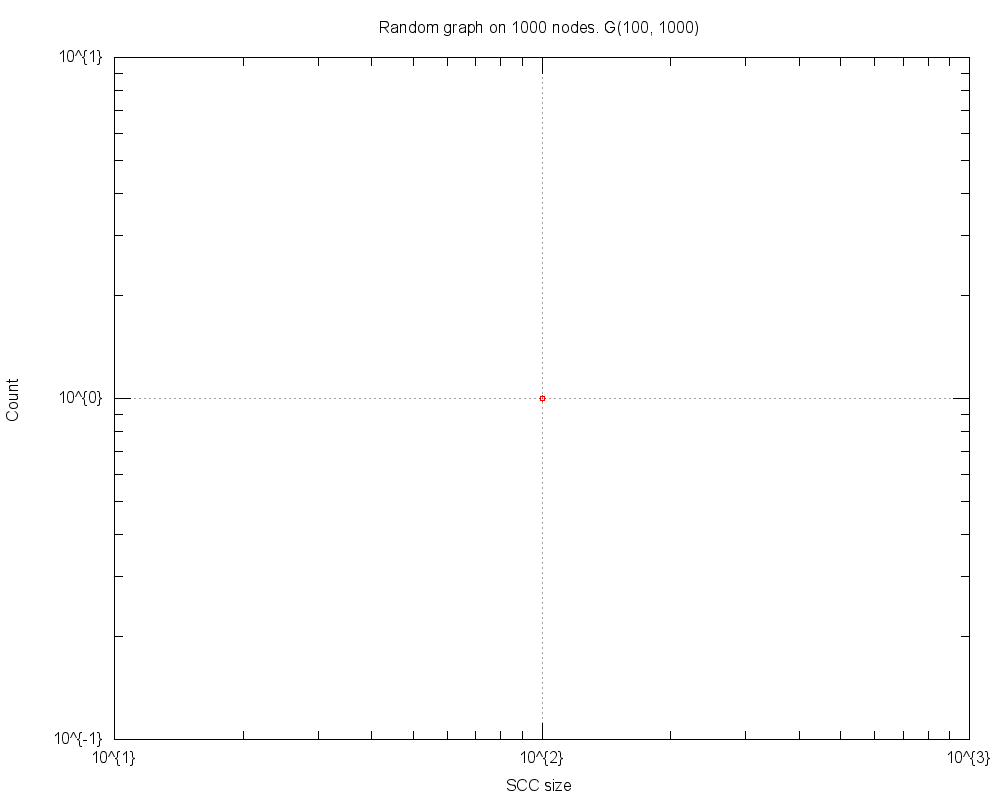

Reproduce this figure in gnuplot.
#
# Random graph on 1000 nodes. G(100, 1000) (Thu Mar 20 17:42:12 2014)
#

set title "Random graph on 1000 nodes. G(100, 1000)"
set key bottom right
set logscale xy 10
set format x "10^{%L}"
set mxtics 10
set format y "10^{%L}"
set mytics 10
set grid
set xlabel "SCC size"
set ylabel "Count"
set tics scale 2
set terminal png size 1000,800
set output 'scc.RndGraph.png'
plot 	"scc.RndGraph.tab" using 1:2 title "" with linespoints pt 6
